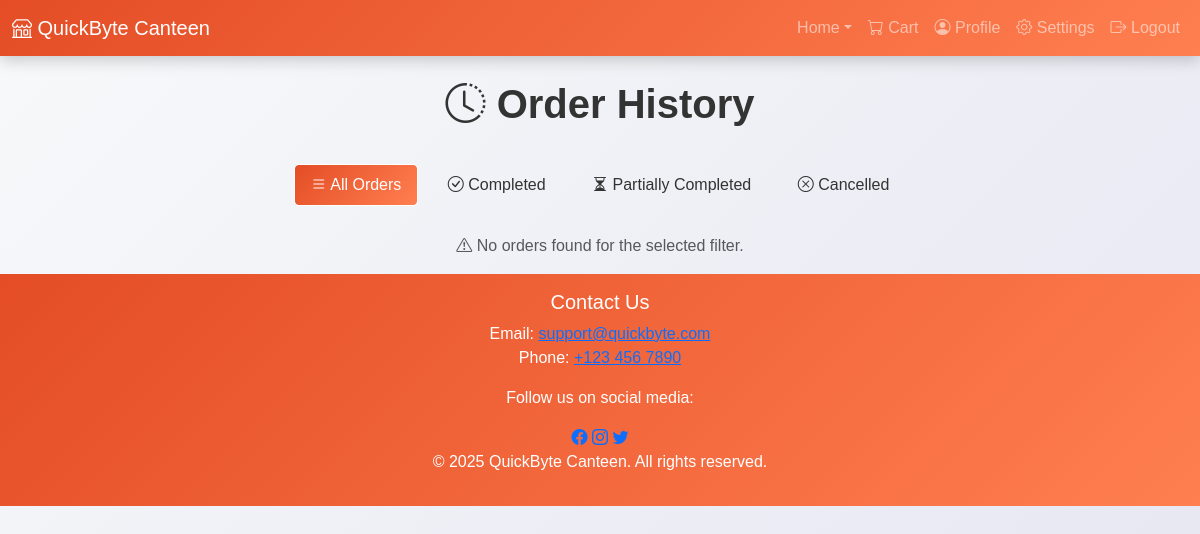
Page /user/order_history.php (signed in) on the earlier database version.
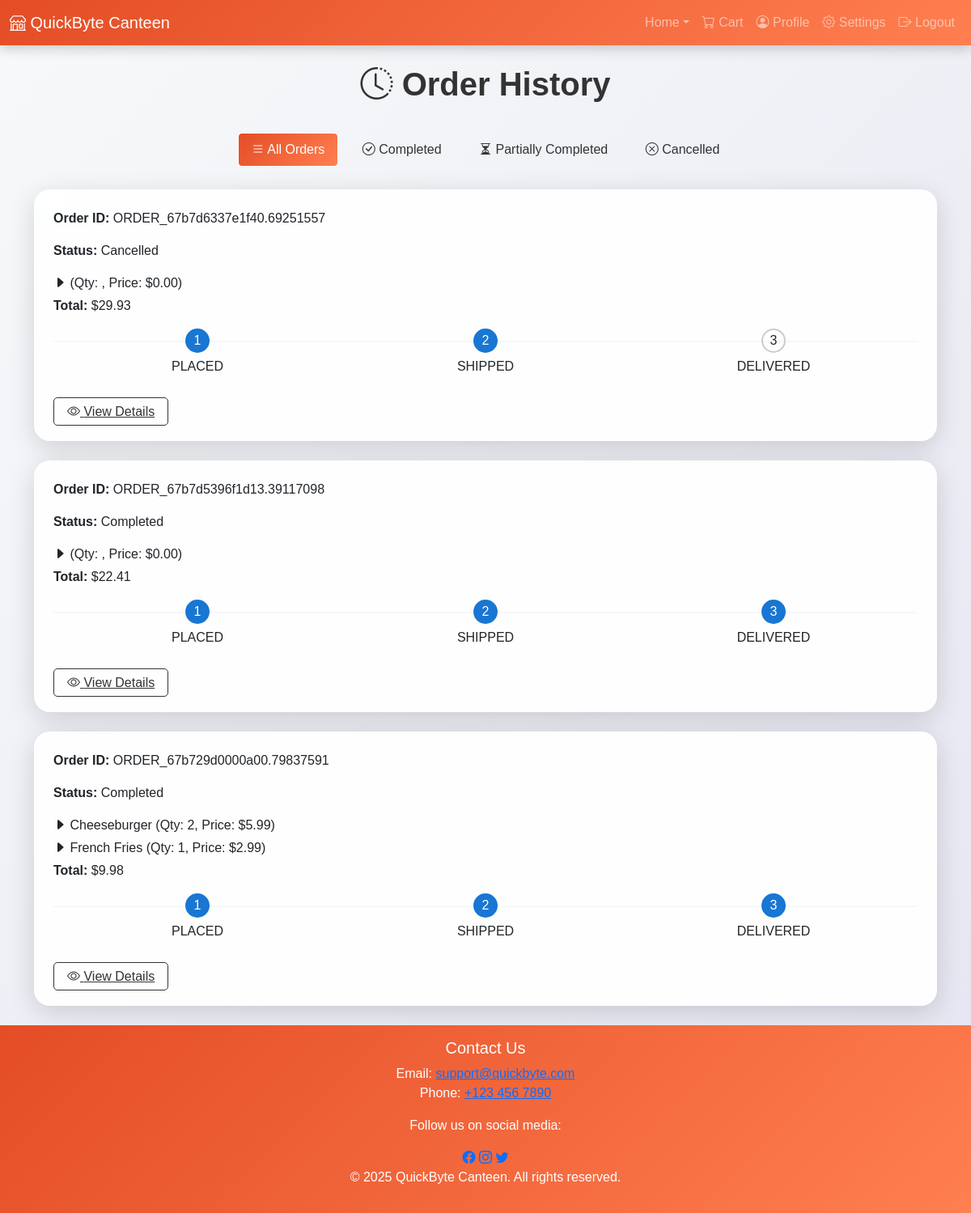
Same page on the later database version.
### tables this page shows
CREATE TABLE IF NOT EXISTS `orders` (
  `order_id` varchar(50) NOT NULL,
  `user_id` int(11) NOT NULL,
  `stall_id` int(11) NOT NULL,
  `total_price` decimal(10,2) NOT NULL,
  `order_date` timestamp NOT NULL DEFAULT current_timestamp(),
  `order_status` enum('Pending','Completed','Cancelled','Ready-for-Pickup','Partially Completed','Preparing') DEFAULT 'Pending',
  PRIMARY KEY (`order_id`),
  KEY `user_id` (`user_id`),
  KEY `connect_stall` (`stall_id`)
);

### user/order_history.php (the view, shortened to what this page needs)
<?php
include '../config.php';
$user_id = $_SESSION['user_id'];
$filter_status = isset($_GET['status']) ? $_GET['status'] : 'all';
$sql = "
    SELECT o.order_id, o.order_date, o.total_price, o.order_status,
           GROUP_CONCAT(m.name SEPARATOR ', ') AS items,
           GROUP_CONCAT(od.quantity SEPARATOR ', ') AS quantities,
           GROUP_CONCAT(od.unit_price SEPARATOR ', ') AS prices
    FROM orders o
    LEFT JOIN order_details od ON o.order_id = od.order_id
    LEFT JOIN menu_items m ON od.item_id = m.item_id
    WHERE o.user_id = ?
      AND o.order_status IN ('Completed','Partially Completed','Cancelled')
";
$sql .= " GROUP BY o.order_id ORDER BY o.order_date DESC";
$stmt = $con->prepare($sql);
if ($filter_status !== 'all') {
    $stmt->bind_param("is", $user_id, $filter_status);
} else {
    $stmt->bind_param("i", $user_id);
}
$stmt->execute();
$result = $stmt->get_result();
$orders = $result->fetch_all(MYSQLI_ASSOC);
?>
<!DOCTYPE html>
<html lang="en">
<head>
    <link rel="stylesheet" href="https://cdn.jsdelivr.net/npm/bootstrap@5.3.0-alpha1/dist/css/bootstrap.min.css">
    <link rel="stylesheet" href="https://cdn.jsdelivr.net/npm/bootstrap-icons@1.11.3/font/bootstrap-icons.min.css">
</head>
<body>
    <nav class="navbar navbar-expand-lg navbar-dark">
        <div class="container-fluid">
            <a class="navbar-brand" href="index.php"><i class="bi bi-shop"></i> QuickByte Canteen</a>
            <div class="collapse navbar-collapse" id="navbarNav">
                <ul class="navbar-nav ms-auto">
                    <li class="nav-item dropdown">
                        <a class="nav-link dropdown-toggle" href="index.php" id="navbarDropdown" role="button"
                           data-bs-toggle="dropdown" aria-expanded="false">Home</a>
                    </li>
                    <li class="nav-item"><a class="nav-link" href="cart.php"><i class="bi bi-cart"></i> Cart</a></li>
                    <li class="nav-item"><a class="nav-link" href="user_profile.php"><i class="bi bi-person-circle"></i> Profile</a></li>
                    <li class="nav-item"><a class="nav-link" href="settings.php"><i class="bi bi-gear"></i> Settings</a></li>
                    <li class="nav-item"><a class="nav-link" href="../auth/logout.php"><i class="bi bi-box-arrow-right"></i> Logout</a></li>
                </ul>
            </div>
        </div>
    </nav>
    <div class="container mt-4">
        <h2><i class="bi bi-clock-history"></i> Order History</h2>
        <div class="filters text-center mb-4">
            <a href="?status=all" class="btn <?php echo $filter_status === 'all' ? 'active' : ''; ?>"><i class="bi bi-list"></i> All Orders</a>
            <a href="?status=Completed" class="btn <?php echo $filter_status === 'Completed' ? 'active' : ''; ?>"><i class="bi bi-check-circle"></i> Completed</a>
            <a href="?status=Partially Completed" class="btn <?php echo $filter_status === 'Partially Completed' ? 'active' : ''; ?>"><i class="bi bi-hourglass-split"></i> Partially Completed</a>
            <a href="?status=Cancelled" class="btn <?php echo $filter_status === 'Cancelled' ? 'active' : ''; ?>"><i class="bi bi-x-circle"></i> Cancelled</a>
        </div>
        <?php if (empty($orders)): ?>
            <p class="text-center text-muted"><i class="bi bi-exclamation-triangle"></i> No orders found for the selected filter.</p>
        <?php else: ?>
            <?php foreach ($orders as $order): ?>
                <div class="order-card">
                    <div class="order-header">
                        <p><strong>Order ID:</strong> <?php echo htmlspecialchars($order['order_id']); ?></p>
                        <p><strong>Status:</strong> <?php echo htmlspecialchars($order['order_status']); ?></p>
                    </div>
                    <div class="order-details">
                        <?php
                        $items = explode(',', $order['items']);
                        $quantities = explode(',', $order['quantities']);
                        $prices = explode(',', $order['prices']);
                        foreach ($items as $index => $item) {
                            echo "<p><i class='bi bi-caret-right-fill'></i> $item (Qty: {$quantities[$index]}, Price: $" . number_format((float)$prices[$index], 2) . ")</p>";
                        }
                        ?>
                        <p><strong>Total:</strong> $<?php echo number_format((float)$order['total_price'], 2); ?></p>
                    </div>
                    <div class="progress-tracker">
                        <div class="step">
                            <span class="circle <?php echo in_array($order['order_status'], ['Completed', 'Partially Completed', 'Cancelled']) ? 'active' : ''; ?>">1</span>
                            <p>PLACED</p>
                        </div>
                        <div class="step">
                            <span class="circle <?php echo in_array($order['order_status'], ['Completed', 'Cancelled']) ? 'active' : ''; ?>">2</span>
                            <p>SHIPPED</p>
                        </div>
                        <div class="step">
                            <span class="circle <?php echo $order['order_status'] === 'Completed' ? 'active' : ''; ?>">3</span>
                            <p>DELIVERED</p>
                        </div>
                    </div>
                    <div class="actions">
                        <a href="view_details.php?order_id=<?php echo htmlspecialchars($order['order_id']); ?>" class="view-details-btn"><i class="bi bi-eye"></i> View Details</a>
                    </div>
                </div>
            <?php endforeach; ?>
        <?php endif; ?>
    </div>
    <footer>
        <div class="container">
            <h5>Contact Us</h5>
            <p>
                Email: <a href="mailto:support@quickbyte.com">support@quickbyte.com</a><br>
                Phone: <a href="tel:+1234567890">+123 456 7890</a>
            </p>
            <p>Follow us on social media:</p>
            <div>
                <a href="#"><i class="bi bi-facebook"></i></a>
                <a href="#"><i class="bi bi-instagram"></i></a>
                <a href="#"><i class="bi bi-twitter"></i></a>
            </div>
            <p>&copy; 2025 QuickByte Canteen. All rights reserved.</p>
        </div>
    </footer>
</body>
</html>

### user/order_history.php (style rules this page uses)
body { background: linear-gradient(135deg, #f8f9fa, #e4e5f1); min-height: 100vh; font-family: 'Poppins', sans-serif; }
.navbar { background: linear-gradient(135deg, #e44d26, #ff7f50); color: white; box-shadow: 0 4px 15px rgba(0,0,0,0.2); }
footer { background: linear-gradient(135deg, #e44d26, #ff7f50); color: white; text-align: center; padding: 1rem 0; margin-top: auto; }
h2 { font-size: 2.5rem; font-weight: bold; color: #333; margin-bottom: 2rem; text-align: center; }
.filters a { text-decoration: none; color: #333; padding: 0.5rem 1rem; border-radius: 5px; transition: all 0.3s ease; display: inline-block; margin: 0.25rem; }
.filters a:hover, .filters a.active { background: linear-gradient(135deg, #e44d26, #ff7f50); color: white; }
.order-card { background: rgba(255, 255, 255, 0.95); border-radius: 20px; box-shadow: 0 8px 32px rgba(0,0,0,0.15); padding: 1.5rem; margin-bottom: 1.5rem; transition: transform 0.3s ease, box-shadow 0.3s ease; }
.order-details p { margin: 0.25rem 0; }
.actions { margin-top: 1rem; }
.actions button, .view-details-btn { padding: 0.5rem 1rem; border: none; border-radius: 5px; cursor: pointer; margin-right: 0.5rem; transition: all 0.3s ease; }
.view-details-btn { background-color: transparent; border: 1px solid #333; color: #333; }
.progress-tracker { display: flex; align-items: center; position: relative; margin-top: 1rem; }
.step { text-align: center; flex: 1; }
.circle { display: inline-flex; justify-content: center; align-items: center; width: 30px; height: 30px; border-radius: 50%; border: 2px solid #ccc; margin-bottom: 5px; transition: all 0.3s ease; }
.circle.active { background-color: #1976d2; color: white; border-color: #1976d2; }

Differences in the rows shown:
now on this page (row edited): orders: order_id "ORDER_67b7d6337e1f40.69251557", order_status "Cancelled", index "0.00", total_price "29.93"
now on this page (row edited): orders: order_id "ORDER_67b7d5396f1d13.39117098", order_status "Completed", index "0.00", total_price "22.41"
now on this page (row edited): orders: order_id "ORDER_67b729d0000a00.79837591", order_status "Completed", item "Cheeseburger", index "2", index "5.99", item "French Fries", index "1", index "2.99", total_price "9.98", shown under "Order History"
Other differences:
text no longer shown: "No orders found for the selected filter."
